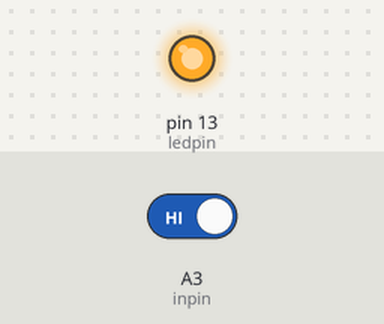
A sketch run on a simulated Arduino Uno, built with avr-gcc and run on an emulated ATmega328P. On the bench: output pins drawn as LEDs (lit = HIGH). The inputs (shaded band) are chosen by the test bench; at power-on: A3 (inpin) HIGH.

Above: at 1.2 s.
1.3 s: A3 (inpin) driven LOW
At 2.5 s:
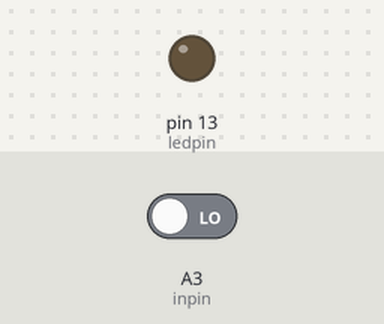
2.8 s: A3 (inpin) driven HIGH
At 3.8 s:
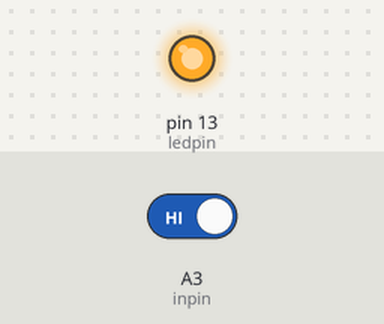
Timing chart, 0 to 5.8 s (numbered marks = the images above; inputs shaded):
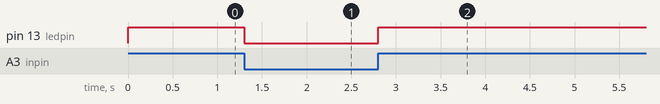

Measured:
- after the input at 1.3 s, pin 13 (ledpin): HIGH → LOW at once
- after the input at 2.8 s, pin 13 (ledpin): LOW → HIGH at once

The sketch:

Button_and_LED2.ino
```cpp
//push button A3 and light LED D1
int ledpin=13;
int inpin=A3;
int val;

void setup()
{
pinMode(ledpin,OUTPUT);
pinMode(inpin,INPUT);
}

void loop()
{
val=digitalRead(inpin);
if(val==LOW)
{
digitalWrite(ledpin,LOW);
}
else
{
digitalWrite(ledpin,HIGH);
}
}
```
